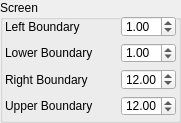
    <widget class="QGroupBox" name="groupBox">
     <property name="geometry">
      <rect>
       <x>505</x>
       <y>4</y>
       <width>181</width>
       <height>123</height>
      </rect>
     </property>
     <property name="title">
      <string>Screen</string>
     </property>
     <widget class="QWidget" name="gridLayoutWidget_2">
      <property name="geometry">
       <rect>
        <x>5</x>
        <y>16</y>
        <width>171</width>
        <height>100</height>
       </rect>
      </property>
      <layout class="QGridLayout" name="gridLayout_2">
       <item row="2" column="0">
        <widget class="QLabel" name="label_11">
         <property name="text">
          <string>Left Boundary</string>
         </property>
        </widget>
       </item>
       <item row="2" column="1">
        <widget class="QDoubleSpinBox" name="spinbox_left_boundary">
         <property name="sizePolicy">
          <sizepolicy hsizetype="Maximum" vsizetype="Fixed">
           <horstretch>0</horstretch>
           <verstretch>0</verstretch>
          </sizepolicy>
         </property>
         <property name="maximumSize">
          <size>
           <width>55</width>
           <height>16777215</height>
          </size>
         </property>
         <property name="locale">
          <locale language="English" country="UnitedStates"/>
         </property>
         <property name="minimum">
          <double>-1000.000000000000000</double>
         </property>
         <property name="maximum">
          <double>1000.000000000000000</double>
         </property>
         <property name="singleStep">
          <double>1.000000000000000</double>
         </property>
         <property name="value">
          <double>1.000000000000000</double>
         </property>
        </widget>
       </item>
       <item row="4" column="1">
        <widget class="QDoubleSpinBox" name="spinbox_right_boundary">
         <property name="sizePolicy">
          <sizepolicy hsizetype="Maximum" vsizetype="Fixed">
           <horstretch>0</horstretch>
           <verstretch>0</verstretch>
          </sizepolicy>
         </property>
         <property name="maximumSize">
          <size>
           <width>55</width>
           <height>16777215</height>
          </size>
         </property>
         <property name="locale">
          <locale language="English" country="UnitedStates"/>
         </property>
         <property name="minimum">
          <double>-1000.000000000000000</double>
         </property>
         <property name="maximum">
          <double>1000.000000000000000</double>
         </property>
         <property name="singleStep">
          <double>1.000000000000000</double>
         </property>
         <property name="value">
          <double>12.000000000000000</double>
         </property>
        </widget>
       </item>
       <item row="4" column="0">
        <widget class="QLabel" name="label_6">
         <property name="text">
          <string>Right Boundary</string>
         </property>
        </widget>
       </item>
       <item row="5" column="1">
        <widget class="QDoubleSpinBox" name="spinbox_upper_boundary">
         <property name="sizePolicy">
          <sizepolicy hsizetype="Maximum" vsizetype="Fixed">
           <horstretch>0</horstretch>
           <verstretch>0</verstretch>
          </sizepolicy>
         </property>
         <property name="maximumSize">
          <size>
           <width>55</width>
           <height>16777215</height>
          </size>
         </property>
         <property name="locale">
          <locale language="English" country="UnitedStates"/>
         </property>
         <property name="minimum">
          <double>-1000.000000000000000</double>
         </property>
         <property name="maximum">
          <double>1000.000000000000000</double>
         </property>
         <property name="singleStep">
          <double>1.000000000000000</double>
         </property>
         <property name="value">
          <double>12.000000000000000</double>
         </property>
        </widget>
       </item>
       <item row="5" column="0">
        <widget class="QLabel" name="label_10">
         <property name="text">
          <string>Upper Boundary</string>
         </property>
        </widget>
       </item>
       <item row="3" column="1">
        <widget class="QDoubleSpinBox" name="spinbox_lower_boundary">
         <property name="sizePolicy">
          <sizepolicy hsizetype="Maximum" vsizetype="Fixed">
           <horstretch>0</horstretch>
           <verstretch>0</verstretch>
          </sizepolicy>
         </property>
         <property name="maximumSize">
          <size>
           <width>55</width>
           <height>16777215</height>
          </size>
         </property>
         <property name="locale">
          <locale language="English" country="UnitedStates"/>
         </property>
         <property name="minimum">
          <double>-1000.000000000000000</double>
         </property>
         <property name="maximum">
          <double>1000.000000000000000</double>
         </property>
         <property name="singleStep">
          <double>1.000000000000000</double>
         </property>
         <property name="value">
          <double>1.000000000000000</double>
         </property>
        </widget>
       </item>
       <item row="3" column="0">
        <widget class="QLabel" name="label_7">
         <property name="text">
          <string>Lower Boundary</string>
         </property>
        </widget>
       </item>
      </layout>
     </widget>
    </widget>
